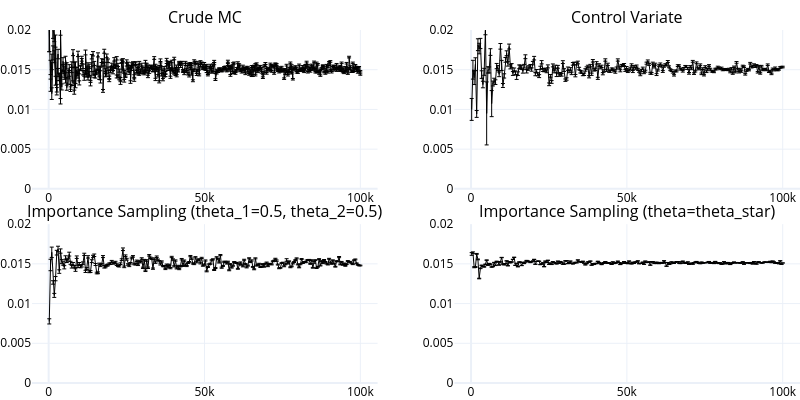

The notebook cell this image was saved under:
### Code cell
import numpy as np
import pandas as pd
import plotly.express as px
import plotly.graph_objects as go
from plotly.subplots import make_subplots

data = pd.read_csv("exercise_2_results.csv")
data["samples_per_second"] = data["n_sample"] / data["elapsed"]
data["error"] = np.log10(np.abs(data["mean_estimate"]))
data["stderr"] = data["var_estimate"] / np.sqrt(data["n_sample"])
data = data[data["name"] != "Importance Sampling (D_2)"]

methods = data["name"].unique()
fig = make_subplots(
    rows=2,
    cols=2,
    subplot_titles=methods,
    horizontal_spacing=0.1,
    vertical_spacing=0.1,
)
for i_method, method in enumerate(methods):
    sub_data = data[data["name"] == method].sort_values("n_sample")
    fig.add_scatter(
        x=sub_data["n_sample"],
        y=sub_data["mean_estimate"],
        name=method,
        row=(i_method) // 2 + 1,
        col=(i_method) % 2 + 1,
        showlegend=False,
        line=dict(color="black", width=1.0),
        error_y=dict(
            type="data",
            array=sub_data["stderr"] * 1.96,
            visible=True,
            thickness=1.0,
            width=2.0,
        ),
    )
fig = fig.update_yaxes(range=[0, 0.02])
fig = fig.update_layout(
    template="plotly_white",
    margin=dict(t=30, b=0, r=0, l=0),
    width=800,
    height=400,
    font=dict(color="black"),
)
fig.show()

### Figure 1 — Plotly figure (JSON) as saved in the notebook; plotly's stock layout.template omitted (floating-point values rounded to 4 significant figures; data arrays with more than 128 entries replaced by an {"elided": "..."} marker saying what was removed)
{"data": [{"error_y": {"array": {"elided": "500 float values"}, "thickness": 1, "type": "data", "visible": true, "width": 2}, "line": {"color": "black", "width": 1}, "name": "Crude MC", "showlegend": false, "type": "scatter", "x": {"elided": "500 int values"}, "xaxis": "x", "y": {"elided": "500 float values"}, "yaxis": "y"}, {"error_y": {"array": {"elided": "250 float values"}, "thickness": 1, "type": "data", "visible": true, "width": 2}, "line": {"color": "black", "width": 1}, "name": "Control Variate", "showlegend": false, "type": "scatter", "x": {"elided": "250 int values"}, "xaxis": "x2", "y": {"elided": "250 float values"}, "yaxis": "y2"}, {"error_y": {"array": {"elided": "250 float values"}, "thickness": 1, "type": "data", "visible": true, "width": 2}, "line": {"color": "black", "width": 1}, "name": "Importance Sampling (theta_1=0.5, theta_2=0.5)", "showlegend": false, "type": "scatter", "x": {"elided": "250 int values"}, "xaxis": "x3", "y": {"elided": "250 float values"}, "yaxis": "y3"}, {"error_y": {"array": {"elided": "250 float values"}, "thickness": 1, "type": "data", "visible": true, "width": 2}, "line": {"color": "black", "width": 1}, "name": "Importance Sampling (theta=theta_star)", "showlegend": false, "type": "scatter", "x": {"elided": "250 int values"}, "xaxis": "x4", "y": {"elided": "250 float values"}, "yaxis": "y4"}], "layout": {"annotations": [{"font": {"size": 16}, "showarrow": false, "text": "Crude MC", "x": 0.225, "xanchor": "center", "xref": "paper", "y": 1, "yanchor": "bottom", "yref": "paper"}, {"font": {"size": 16}, "showarrow": false, "text": "Control Variate", "x": 0.775, "xanchor": "center", "xref": "paper", "y": 1, "yanchor": "bottom", "yref": "paper"}, {"font": {"size": 16}, "showarrow": false, "text": "Importance Sampling (theta_1=0.5, theta_2=0.5)", "x": 0.225, "xanchor": "center", "xref": "paper", "y": 0.45, "yanchor": "bottom", "yref": "paper"}, {"font": {"size": 16}, "showarrow": false, "text": "Importance Sampling (theta=theta_star)", "x": 0.775, "xanchor": "center", "xref": "paper", "y": 0.45, "yanchor": "bottom", "yref": "paper"}], "font": {"color": "black"}, "height": 400, "margin": {"b": 0, "l": 0, "r": 0, "t": 30}, "width": 800, "xaxis": {"anchor": "y", "domain": [0, 0.45]}, "xaxis2": {"anchor": "y2", "domain": [0.55, 1]}, "xaxis3": {"anchor": "y3", "domain": [0, 0.45]}, "xaxis4": {"anchor": "y4", "domain": [0.55, 1]}, "yaxis": {"anchor": "x", "domain": [0.55, 1], "range": [0, 0.02]}, "yaxis2": {"anchor": "x2", "domain": [0.55, 1], "range": [0, 0.02]}, "yaxis3": {"anchor": "x3", "domain": [0, 0.45], "range": [0, 0.02]}, "yaxis4": {"anchor": "x4", "domain": [0, 0.45], "range": [0, 0.02]}}}
